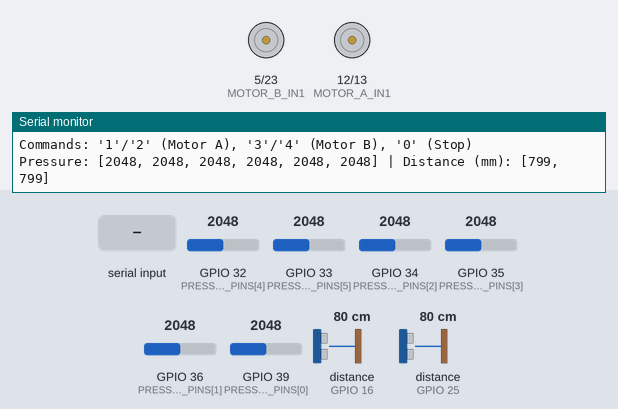
Recording of a sketch running on a simulated ESP32. On the bench: motor-driver pin pairs drawn as motors (green arrow = first pin HIGH = forward, orange = second pin HIGH = backward, longer = more drive), the last lines printed to the serial monitor. Wiring (inferred from the names in the program): 2 × ultrasonic range finder: trigger GPIO 17, echo GPIO 16 / trigger GPIO 26, echo GPIO 25. Inputs (shaded band) come from the test bench; at power-on: GPIO 32 (PRESSURE_SENSOR_PINS[4]) = 2048, GPIO 33 (PRESSURE_SENSOR_PINS[5]) = 2048, GPIO 34 (PRESSURE_SENSOR_PINS[2]) = 2048, GPIO 35 (PRESSURE_SENSOR_PINS[3]) = 2048, GPIO 36 (PRESSURE_SENSOR_PINS[1]) = 2048, GPIO 39 (PRESSURE_SENSOR_PINS[0]) = 2048, distance to the obstacle (sensors on GPIO 16, GPIO 25) 80 cm. The echo pulse lasts 58.3 µs per cm.

Above: at 2.2 s.
2.3 s: "1\n" received over Serial
At 3.1 s:
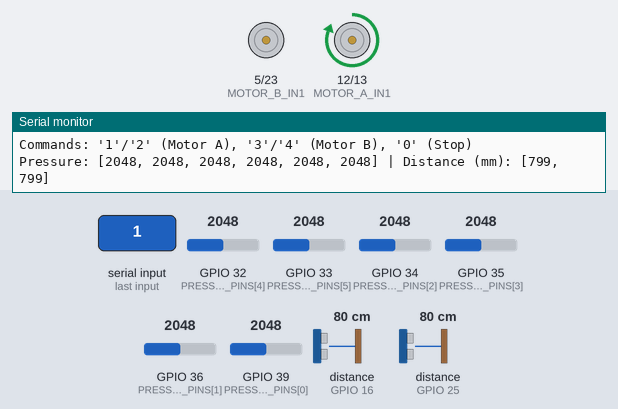
3.8 s: "2\n" received over Serial
At 4.2 s:
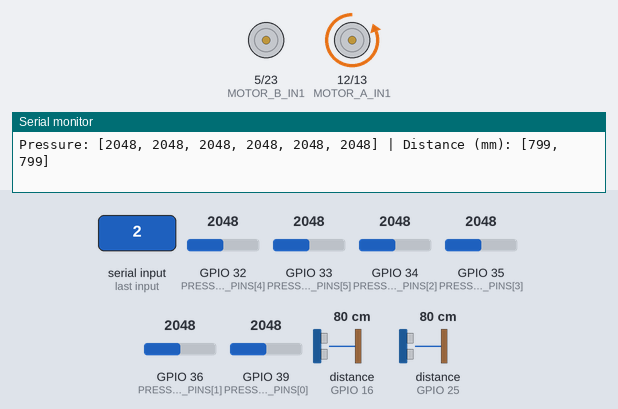
5.3 s: "3\n" received over Serial
At 6.5 s:
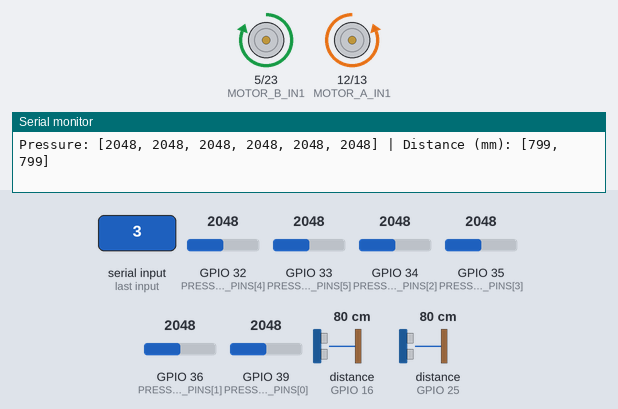
6.8 s: "4\n" received over Serial
At 7.7 s:
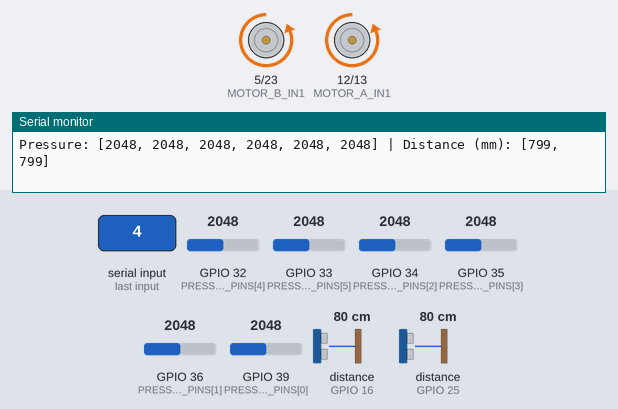
8.3 s: "1\n" received over Serial
At 8.9 s:
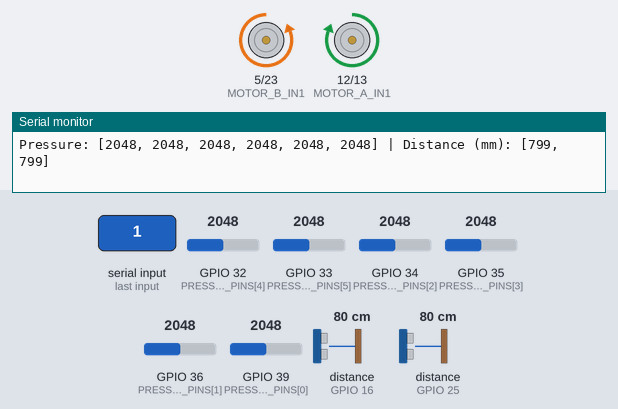
9.8 s: "0\n" received over Serial
At 11.2 s:
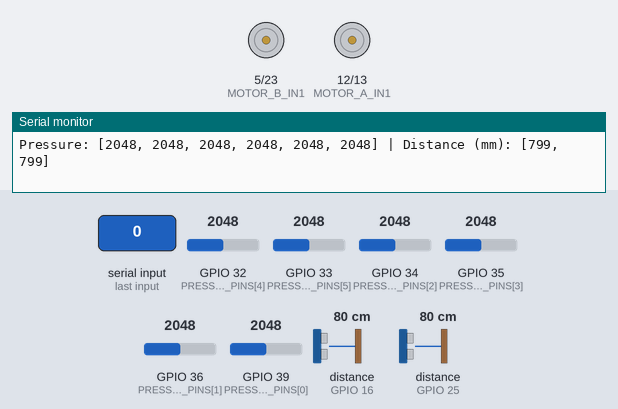
Timing chart, 0 to 12.3 s (numbered marks = the images above; inputs shaded):
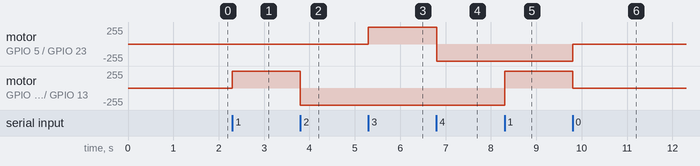

The sketch:

serial_motor_control.ino
```cpp
/**
 * @brief Manually control motors via serial commands while monitoring sensors.
 *
 * Motor Commands:
 * '1': Motor A, Forward
 * '2': Motor A, Backward
 * '3': Motor B, Forward
 * '4': Motor B, Backward
 * '0': Stop All Motors
 */

// ====== PIN DEFINITIONS ======
const int PRESSURE_SENSOR_PINS[6] = {39, 36, 34, 35, 32, 33}; // FSRs on ADC1
const int NUM_PRESSURE_SENSORS = 6;

const int DISTANCE_TRIG_PINS[2] = {26, 17}; // HC-SR04 Trig
const int DISTANCE_ECHO_PINS[2] = {25, 16}; // HC-SR04 Echo
const int NUM_DISTANCE_SENSORS = 2;

const int MOTOR_A_IN1 = 12; // L298N IN1
const int MOTOR_A_IN2 = 13; // L298N IN2
const int MOTOR_B_IN1 = 5;  // L298N IN3
const int MOTOR_B_IN2 = 23; // L298N IN4

// ====== CONSTANTS ======
const unsigned long SENSOR_READ_INTERVAL_MS = 2000; // Read sensors every 2 seconds
const unsigned long MAX_DISTANCE_TIMEOUT_US = 30000; // pulseIn timeout

unsigned long lastSensorReadTime = 0;

void setup() {
  Serial.begin(115200);
  delay(1000);

  for (int i = 0; i < NUM_PRESSURE_SENSORS; ++i) {
    pinMode(PRESSURE_SENSOR_PINS[i], INPUT);
  }
  for (int i = 0; i < NUM_DISTANCE_SENSORS; ++i) {
    pinMode(DISTANCE_TRIG_PINS[i], OUTPUT);
    pinMode(DISTANCE_ECHO_PINS[i], INPUT);
  }
  pinMode(MOTOR_A_IN1, OUTPUT);
  pinMode(MOTOR_A_IN2, OUTPUT);
  pinMode(MOTOR_B_IN1, OUTPUT);
  pinMode(MOTOR_B_IN2, OUTPUT);

  Serial.println("Serial Motor Control Initialized");
  Serial.println("Commands: '1'/'2' (Motor A), '3'/'4' (Motor B), '0' (Stop)");

  stopMotors();
}

void loop() {
  if (Serial.available() > 0) {
    handleMotorCommands();
  }

  if (millis() - lastSensorReadTime >= SENSOR_READ_INTERVAL_MS) {
    lastSensorReadTime = millis();
    readAndPrintSensors();
  }
}

void handleMotorCommands() {
  char command = Serial.read();

  if (command == '\n' || command == '\r') return;

  switch (command) {
    case '1':
      digitalWrite(MOTOR_A_IN1, HIGH);
      digitalWrite(MOTOR_A_IN2, LOW);
      break;
    case '2':
      digitalWrite(MOTOR_A_IN1, LOW);
      digitalWrite(MOTOR_A_IN2, HIGH);
      break;
    case '3':
      digitalWrite(MOTOR_B_IN1, HIGH);
      digitalWrite(MOTOR_B_IN2, LOW);
      break;
    case '4':
      digitalWrite(MOTOR_B_IN1, LOW);
      digitalWrite(MOTOR_B_IN2, HIGH);
      break;
    case '0':
      stopMotors();
      break;
    default:
      stopMotors();
      break;
  }
}

void readAndPrintSensors() {
  int pressureValues[NUM_PRESSURE_SENSORS];
  long distanceValues[NUM_DISTANCE_SENSORS];

  for (int i = 0; i < NUM_PRESSURE_SENSORS; ++i) {
    pressureValues[i] = analogRead(PRESSURE_SENSOR_PINS[i]);
  }
  for (int i = 0; i < NUM_DISTANCE_SENSORS; ++i) {
    distanceValues[i] = readDistance(i);
    delay(10);
  }

  Serial.print("Pressure: [");
  for (int i = 0; i < NUM_PRESSURE_SENSORS; ++i) {
    Serial.print(pressureValues[i]);
    if (i < NUM_PRESSURE_SENSORS - 1) Serial.print(", ");
  }
  Serial.print("] | Distance (mm): [");
  for (int i = 0; i < NUM_DISTANCE_SENSORS; ++i) {
    Serial.print(distanceValues[i]);
    if (i < NUM_DISTANCE_SENSORS - 1) Serial.print(", ");
  }
  Serial.println("]");
}

long readDistance(int sensorIndex) {
  digitalWrite(DISTANCE_TRIG_PINS[sensorIndex], LOW);
  delayMicroseconds(2);
  digitalWrite(DISTANCE_TRIG_PINS[sensorIndex], HIGH);
  delayMicroseconds(10);
  digitalWrite(DISTANCE_TRIG_PINS[sensorIndex], LOW);
  long duration_us = pulseIn(DISTANCE_ECHO_PINS[sensorIndex], HIGH, MAX_DISTANCE_TIMEOUT_US);
  if (duration_us == 0) return -1; // Timeout
  return duration_us * 343 / 2000; // Convert to mm
}

void stopMotors() {
  digitalWrite(MOTOR_A_IN1, LOW);
  digitalWrite(MOTOR_A_IN2, LOW);
  digitalWrite(MOTOR_B_IN1, LOW);
  digitalWrite(MOTOR_B_IN2, LOW);
}
```

Measured:
- after the input at 2.3 s, motor on GPIO 12 (MOTOR_A_IN1) / GPIO 13 (MOTOR_A_IN2): stopped → forward 255/255 at once
- after the input at 3.8 s, motor on GPIO 12 (MOTOR_A_IN1) / GPIO 13 (MOTOR_A_IN2): forward 255/255 → backward 255/255 at once
- after the input at 5.3 s, motor on GPIO 5 (MOTOR_B_IN1) / GPIO 23 (MOTOR_B_IN2): stopped → forward 255/255 at once
- after the input at 6.8 s, motor on GPIO 5 (MOTOR_B_IN1) / GPIO 23 (MOTOR_B_IN2): forward 255/255 → backward 255/255 at once
- after the input at 8.3 s, motor on GPIO 12 (MOTOR_A_IN1) / GPIO 13 (MOTOR_A_IN2): backward 255/255 → forward 255/255 at once
- after the input at 9.8 s, motor on GPIO 5 (MOTOR_B_IN1) / GPIO 23 (MOTOR_B_IN2): backward 255/255 → stopped at once; motor on GPIO 12 (MOTOR_A_IN1) / GPIO 13 (MOTOR_A_IN2): forward 255/255 → stopped at once
